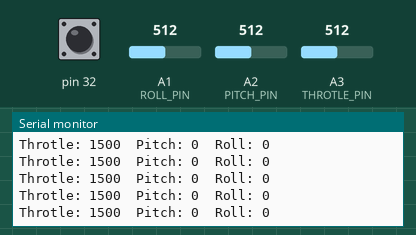
The program below on a simulated Teensy 4. Parts: the last lines printed to the serial monitor. The test bench sets the inputs (shaded band); at power-on: A1 (ROLL_PIN) = 512, A2 (PITCH_PIN) = 512, A3 (THROTLE_PIN) = 512, pin 32 HIGH. No radio packets arrive unless stated.

Above: at 1.2 s.
1.3 s: A1 (ROLL_PIN) set to 716
At 1.36 s:
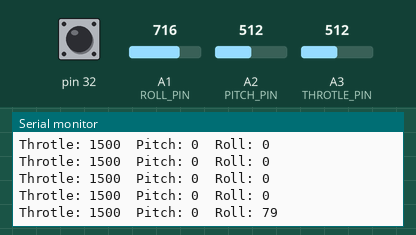
2.8 s: A2 (PITCH_PIN) set to 716
At 2.81 s:
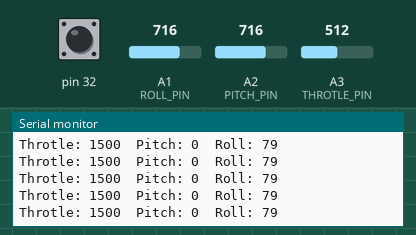
4.3 s: A3 (THROTLE_PIN) set to 716
At 4.32 s:
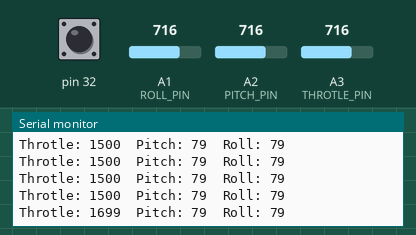
5.8 s: A1 (ROLL_PIN) set to 900
At 5.83 s:
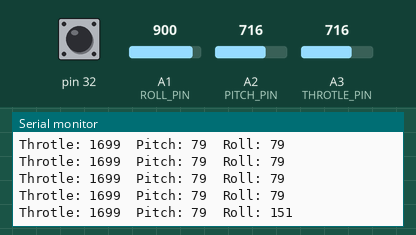
7.3 s: A2 (PITCH_PIN) set to 900
At 7.34 s:
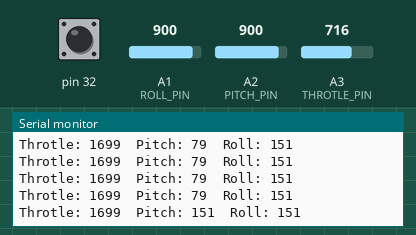
8.8 s: A3 (THROTLE_PIN) set to 900
At 8.85 s:
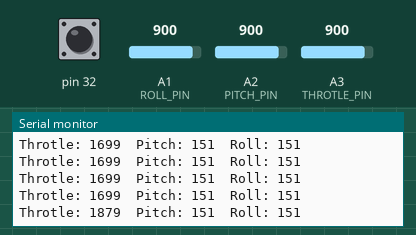
Timing chart, 0 to 11.3 s (numbered marks = the images above; inputs shaded):
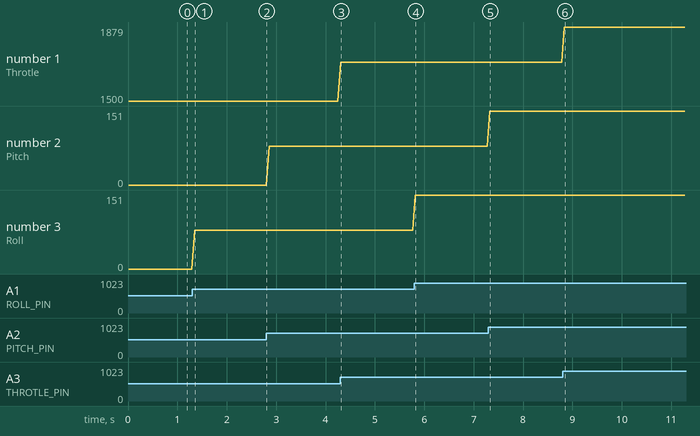

The program:

main.cpp
```cpp
#include <Arduino.h>
#include <RF24.h>
#include <SPI.h>
#include <nRF24L01.h>

// A3=Throtle, Pitch=A2 et Roll=A1
#define THROTLE_PIN A3
#define PITCH_PIN A2
#define ROLL_PIN A1
/*
connection Teensy 4 a NRF24L01
GND  -> GND
VCC  -> 3.3V (mettre une capa de 10uF)
CE   -> 31 select RX/TX mode (non lie a SPI donc peut etre changee)
CSN  -> 10 chip select SPI
SCK  -> 13
MOSI -> 11
MISO -> 12
IRQ  -> 32  (non lie a SPI donc peut etre changee)
*/

RF24 radio(31, 10); // CE, CSN
const byte address[6] = "00001";
volatile bool messageAvailable = false;

void NRF24L01_IRQ();

struct Data {
    int throtle;
    int roll;
    int pitch;
    int yaw;
};

Data dataToSend = { 0, 0, 0, 0 };
Data dataReceived;

void setup()
{
    Serial.begin(115200);
    pinMode(32, INPUT_PULLUP);
    attachInterrupt(digitalPinToInterrupt(32), NRF24L01_IRQ, FALLING);
    Serial.println("checking SPI pins....");
    dataToSend.throtle = analogRead(THROTLE_PIN);
    dataToSend.pitch = analogRead(PITCH_PIN);
    dataToSend.roll = analogRead(ROLL_PIN);

    radio.begin();
    radio.setChannel(52);
    radio.setPALevel(RF24_PA_MIN);
    radio.setDataRate(RF24_250KBPS);
    radio.maskIRQ(1, 1, 0); // enable only IRQ on RX event

    radio.openWritingPipe(address);
    radio.openReadingPipe(1, address);

    radio.startListening();
    Serial.println(radio.available());
    Serial.println(radio.getPALevel());
    Serial.println(radio.isChipConnected());
    radio.printDetails();

    delay(1);
}

void loop()
{
    if (messageAvailable) {
        messageAvailable = false;
        if (radio.available()) {
            radio.read(&dataReceived, sizeof(Data));
            Serial.print("RECIEVED TEENSY\tthrotle: ");
            Serial.print(dataReceived.throtle);
            Serial.print("\tpitch: ");
            Serial.print(dataReceived.pitch);
            Serial.print("\troll: ");
            Serial.print(dataReceived.roll);
            Serial.print("\tyaw: ");
            Serial.println(dataReceived.yaw);
        }
    }

    // *********** to send *******************
    radio.stopListening();
    delay(5);

    dataToSend.throtle = analogRead(THROTLE_PIN);
    dataToSend.pitch = analogRead(PITCH_PIN);
    dataToSend.roll = analogRead(ROLL_PIN);

    dataToSend.throtle = map(dataToSend.throtle, 0, 1023, 1000, 2000);
    dataToSend.pitch = map(dataToSend.pitch, 0, 1023, -200, 200); // on va dire par exmple de -20 degres a + 20 degres
    dataToSend.roll = map(dataToSend.roll, 0, 1023, -200, 200); // on va dire par exmple de -20 degres a + 20 degres

    radio.write(&dataToSend, sizeof(Data));

    Serial.print("Throtle: ");
    Serial.print(dataToSend.throtle);
    Serial.print("\tPitch: ");
    Serial.print(dataToSend.pitch);
    Serial.print("\tRoll: ");
    Serial.println(dataToSend.roll);

    delay(1);
    radio.startListening();
    delay(50);
}
// delay(1);
//  Additional code for other tasks

void NRF24L01_IRQ()
{
    messageAvailable = true;
}
```

Measured:
- after the input at 1.3 s, the serial monitor: prints a new line after 0.05 s (image 1)
- after the input at 4.3 s, the serial monitor: prints a new line at once (image 3)
- after the input at 5.8 s, the serial monitor: prints a new line at once (image 4)
- after the input at 7.3 s, the serial monitor: prints a new line at once (image 5)
- after the input at 8.8 s, the serial monitor: prints a new line at once (image 6)
- plotted number 1: 1500 → 1699 after the input at 4.3 s, 1699 → 1879 after the input at 8.8 s
- plotted number 3: 0 → 79 after the input at 1.3 s, 79 → 151 after the input at 5.8 s
